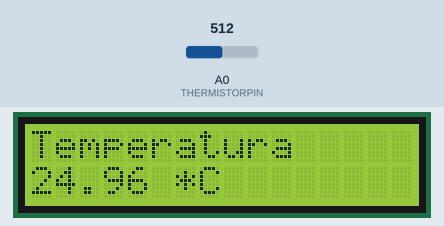
Recording of a sketch running on a simulated Arduino Uno, built with avr-gcc and run on an emulated ATmega328P. On the bench: 16×2 character LCD. The inputs (shaded band) are chosen by the test bench; at power-on: A0 (THERMISTORPIN) = 512.

Above: at 1.2 s.
1.3 s: A0 (THERMISTORPIN) set to 716
At 2.8 s:
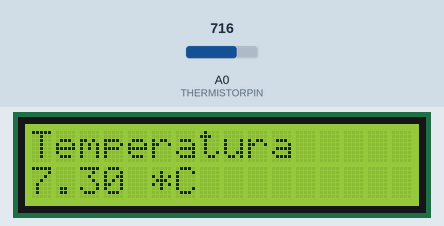
4.3 s: A0 (THERMISTORPIN) set to 900
At 4.9 s:
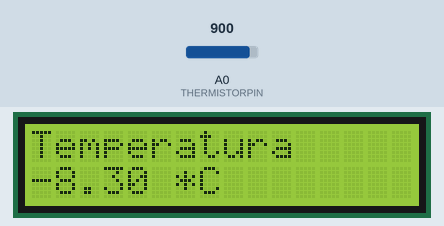
6.8 s: A0 (THERMISTORPIN) set to 1023
At 8.3 s:
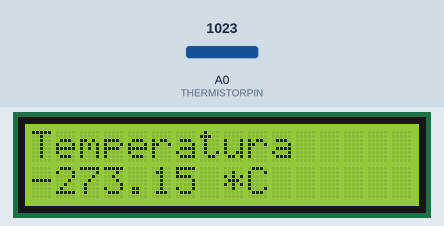
Timing chart, 0 to 9.8 s (numbered marks = the images above; inputs shaded):
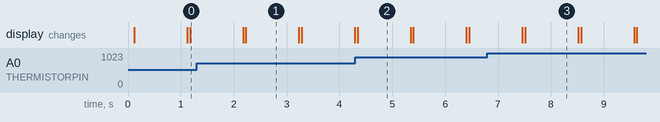

Measured:
- after the input at 1.3 s, the display: first differs from a run without the input after 0.93 s (image 1)
- after the input at 4.3 s, the display: changes at once (image 2)
- after the input at 6.8 s, the display: first differs from a run without the input after 0.71 s (image 3)
- what the display in image 1 shows lasts 1.0 s, from 2.2 s to 3.2 s

The sketch:

Termometro_arduino_NTC_CENTIGRADOS.ino
```cpp
#include <LiquidCrystal.h>
LiquidCrystal lcd(7, 6, 5, 4, 3, 2);

// which analog pin to connect
#define THERMISTORPIN A0
// resistance at 25 degrees C
#define THERMISTORNOMINAL 100000 //OHMIOS
// temp. for nominal resistance (almost always 25 C)
#define TEMPERATURENOMINAL 25
// how many samples to take and average, more takes longer
// but is more 'smooth'
#define NUMSAMPLES 5
// The beta coefficient of the thermistor (usually 3000-4000)
#define BCOEFFICIENT 4000
// the value of the 'other' resistor
#define SERIESRESISTOR 100000

int samples[NUMSAMPLES];

void setup(void)
{
  lcd.begin(16, 2);
  analogReference(EXTERNAL);
}

void loop(void)
{
  lcd.clear();
  uint8_t i;
  float average;

  // take N samples in a row, with a slight delay
  for (i=0; i< NUMSAMPLES; i++) {
   samples[i] = analogRead(THERMISTORPIN);
   delay(10);
  }

  // average all the samples out
  average = 0;
  for (i=0; i< NUMSAMPLES; i++) {
     average += samples[i];
  }
  average /= NUMSAMPLES;

  // convert the value to resistance
  //PUEDES imprimir la variable average si deseas ver en ohmios del sensor
  average = 1023 / average - 1;
  average = SERIESRESISTOR / average;

  float steinhart;
  steinhart = average / THERMISTORNOMINAL;     // (R/Ro)
  steinhart = log(steinhart);                  // ln(R/Ro)
  steinhart /= BCOEFFICIENT;                   // 1/B * ln(R/Ro)
  steinhart += 1.0 / (TEMPERATURENOMINAL + 273.15); // + (1/To)
  steinhart = 1.0 / steinhart;                 // Invert
  steinhart -= 273.15;                         // convert absolute temp to C

  lcd.setCursor(0,0);
  lcd.print("Temperatura ");
  lcd.setCursor(0,1);
  lcd.print(steinhart);
  lcd.print(" *C");

  delay(1000);
}
```
